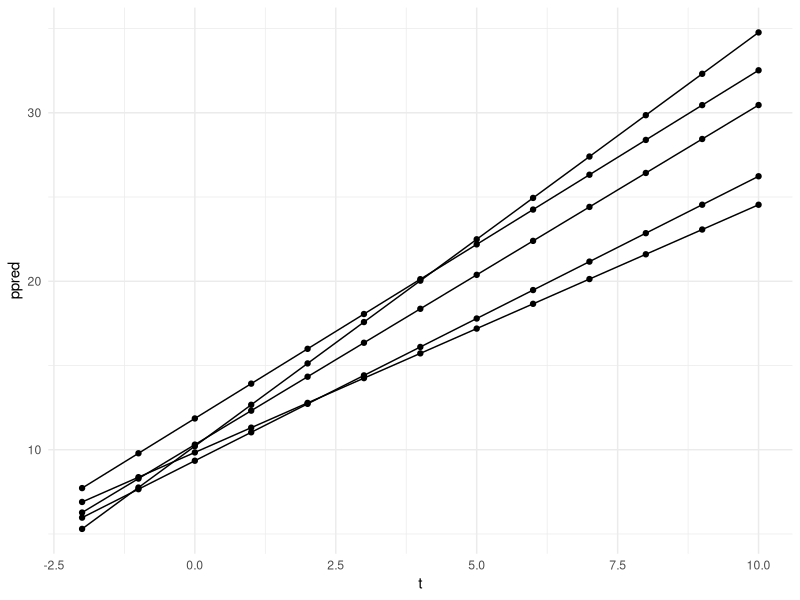
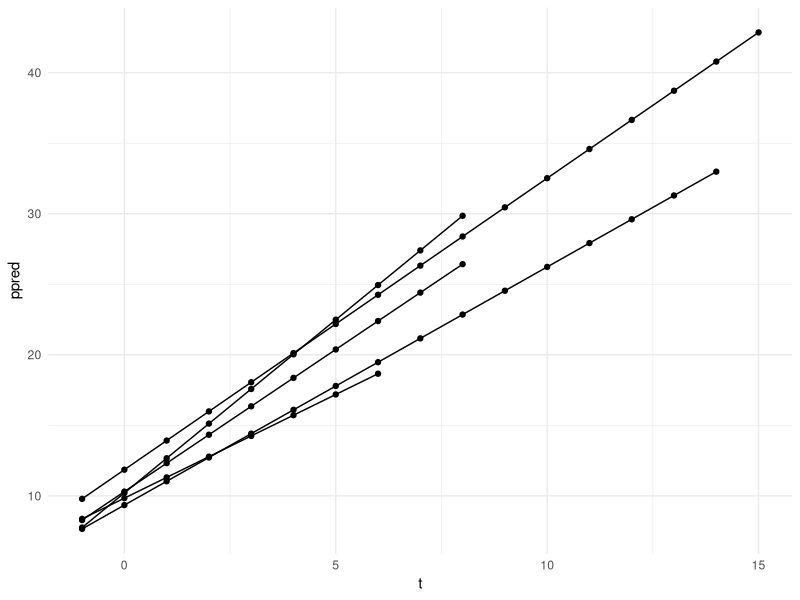
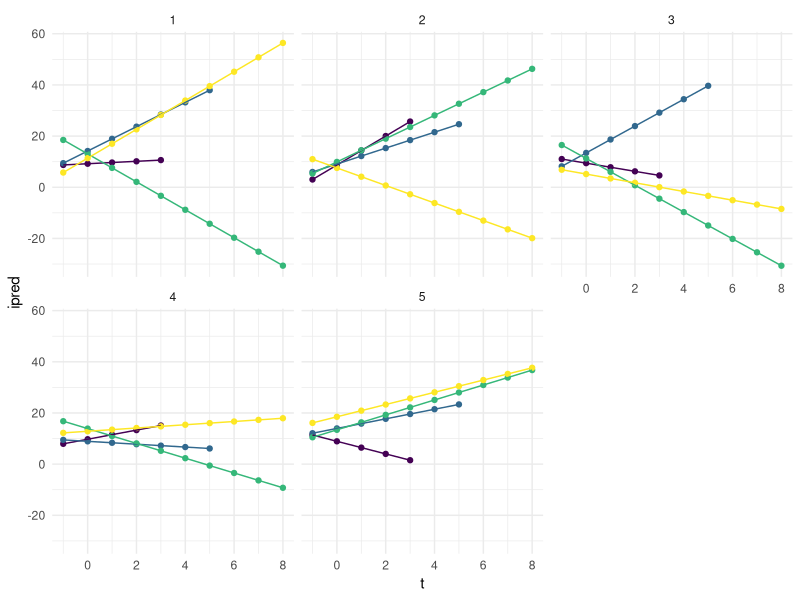
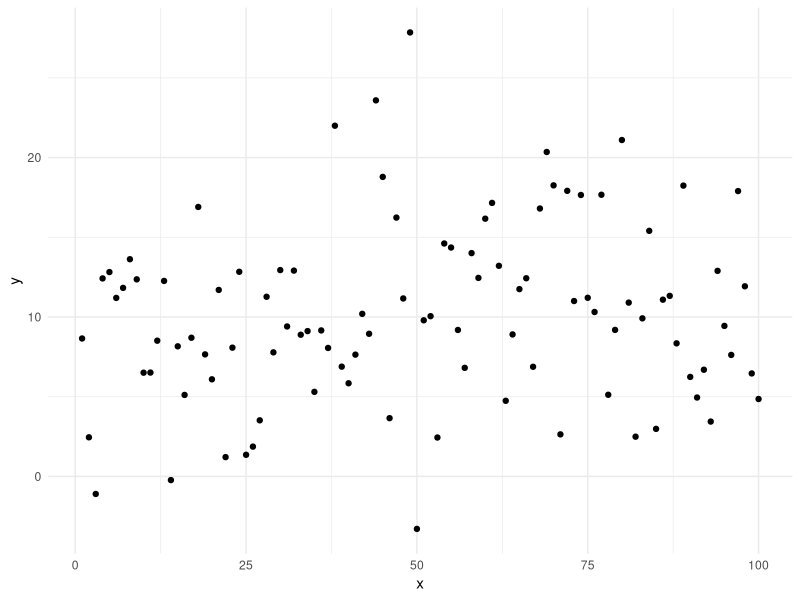

These figures' R source, in order:





library(magrittr) #' useful for set_colnames
library(tidyverse)
library(mvtnorm)

set.seed(922)

#' ===============================================
#' 
#' STEP I.
#' Sampling from uncertainty matrix (aka priors in Bayesian terminology)
#' 
#' ===============================================

#' Typical/population-level values for thetas (means)
th.int<-10
th.slo<-2

#' Typical/population-level values for omegas (IIV)
om.int<-3
om.slo<-4

#' Uncertainty (SE) for thetas
un.th.int<-1.1*1.1      #SE^2 (SD^2=var) th.int
un.th.slo<-0.9*0.9    #SE^2 (SD^2=var) th.slo

#' Uncertainty (SE) for omegas
un.om.int<-0.05*0.05    #SE^2 (SD^2=var) om.int
un.om.slo<-0.07*0.07    #SE^2 (SD^2=var) om.slo

#' Correlations between thetas or omegas
corth<-0.1
corom<-0.1

covth<-corth*sqrt(un.th.int)*sqrt(un.th.slo)
covom<-corom*sqrt(un.om.int)*sqrt(un.om.slo)
Umat<-matrix(c(un.th.int, covth, 0, 0,
               covth, un.th.slo, 0, 0,
               0, 0, un.om.int, covom,
               0, 0, covom, un.om.slo), nrow=4)

#' Uncertainty vector
#' sigma is the vcov matrix
#' method="svd" for single value decomposition
Params<-rmvnorm(5, 
  mean=c(th.int, th.slo, om.int, om.slo), 
  sigma=Umat, 
  method="svd")

#' set_colnames is a convenient function from 'magrittr'
dfParams<-data.frame(Rep=1:5, Params) %>%
  set_colnames(., c("Replicate", "th.int", "th.slo", "om.int", "om.slo")) %>%
  mutate(futime=round(runif(5, min=1, max=20), 0))


#' ===============================================
#' 
#' STEP II.
#' Generate regression lines at the population level i.e. w/o IIV
#' 
#' ===============================================

lm01_pred<-function(mint, mslo, t){
  y=mint+mslo*t
  return(y)
}

zlm01_preds<-dfParams %>% 
  split(.$Rep) %>% 
  map_dfr(., ~lm01_pred(.$th.int, .$th.slo, t=-2:10))
#str(zlm01_preds)
zlm01p<-gather(zlm01_preds) %>% 
  rename(repID=key, ppred=value) %>%
  mutate(repID=as.numeric(repID), t=rep(-2:10, 5))
#str(zlm01p)

ggplot(zlm01p, aes(t, ppred))+
  geom_point()+
  geom_line(aes(group=repID))+
  theme_minimal()


#' ===============================================
#' 
#' STEP III.
#' Generate regression lines at the population level i.e. w/o IIV
#' with different follow up duration across replicates
#' 
#' ===============================================

lm02_pred<-function(mint, mslo, mtend){
  t=seq(from=-1, to=mtend, by=1)
  ppred=mint+mslo*t
  return(data.frame(ppred, t))
}

zlm02_preds<-dfParams %>% 
  split(.$Rep) %>% 
  map(., ~lm02_pred(.$th.int, .$th.slo, .$futime))
#str(zlm02_preds)

zlm02p<-bind_rows(zlm02_preds, .id="repID")

ggplot(zlm02p, aes(t, ppred))+
  geom_point()+
  geom_line(aes(group=repID))+
  theme_minimal()


#' ===============================================
#' 
#' STEP IV.
#' Generate regression lines at the individual level i.e. with IIV
#' with different follow up duration across replicates
#' without residual error
#' 
#' ===============================================

Nind=4
Tmax=10

etas<-function(omint, omslo, Nind){
  etaint<-rnorm(Nind, 0, omint)
  etaslo<-rnorm(Nind, 0, omslo)
  return(data.frame(etaint, etaslo))
}
#etas(om.int, om.slo, 4)

desmat<-data.frame(ID=1:Nind, itend=runif(Nind, 1, Tmax)) %>% 
  split(.$ID)%>%
  map(., ~expand.grid(t=-1:.$itend))
desmatp<-bind_rows(desmat, .id="ID") %>% mutate(ID=as.numeric(as.character(ID)))

lme01_Level2<-function(mint, mslo, omint, omslo, Nind, desmatrix){
  myetas<-etas(omint, omslo, Nind)
  myparms<-myetas %>% mutate(mint, mslo, ID=1:Nind)
  myalls<-left_join(desmatrix, myparms, by="ID")
  return(myalls)
}
#zlme01_Level2<-lme01_Level2(mint=12, mslo=2, omint=3, omslo=4, Nind=4, desmatrix=desmatp)

zlme01_Level12<-dfParams %>% 
  split(.$Rep) %>% 
  map(., ~lme01_Level2(mint=.$th.int, mslo=.$th.slo, omint=.$om.int, omslo=.$om.slo, Nind=4, desmatrix=desmatp))
zlm02_Level12p<-bind_rows(zlme01_Level12, .id="repID")

odf<-zlm02_Level12p %>% mutate(ipred=(mint+etaint)+(mslo+etaslo)*t)

ggplot(odf, aes(t, ipred))+
  geom_point(aes(colour=as.factor(ID)))+
  geom_line(aes(group=ID, colour=as.factor(ID)))+
  facet_wrap(~repID)+
  scale_colour_viridis_d(guide=F)+
  theme_minimal()









library(tidyverse)
df<-data.frame(x=1:100, y=rnorm(100, 10, 5), cat=rbernoulli(100, 0.2))

ggplot(df, aes(x, y))+
  geom_point()+
  theme_minimal()

#' Quoting and enquoting
var<-expr(mpg)
#see what happens with: var<-expr(mpg+1)
mtcars %>%
  group_by(cyl) %>%
  summarise(
    mean=mean(!!var, na.rm=T),
    sd=sd(!!var, na.rm=T)
  )

my_filter<-function(df, var){
  var<-enquo(var)
  filter(df, !!var>15)
}
my_filter(df, y)

#' From: https://speakerdeck.com/lionelhenry/programming-in-the-tidyverse
my_count_by<-function(mydf, ...){
  mydf %>%
    group_by(...) %>%
    summarise(n=n())
}
my_count_by(df, cat)

my_avg_by<-function(mydf, grp, yvar){
  mydf %>%
    group_by(!!enquo(grp)) %>%
    summarise(avg=mean(!!enquo(yvar), na.rm=T))
}
my_avg_by(df, cat, y)
